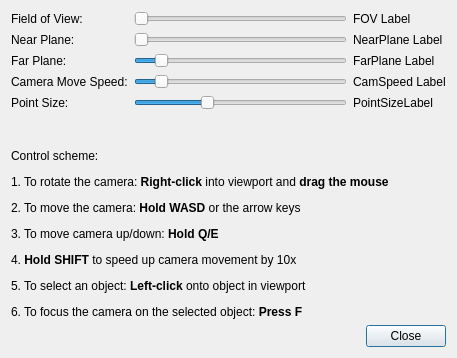
<?xml version="1.0" encoding="UTF-8"?>
<ui version="4.0">
 <class>CameraDlg</class>
 <widget class="QDialog" name="CameraDlg">
  <property name="geometry">
   <rect>
    <x>0</x>
    <y>0</y>
    <width>457</width>
    <height>358</height>
   </rect>
  </property>
  <property name="windowTitle">
   <string>Camera Settings</string>
  </property>
  <layout class="QVBoxLayout" name="verticalLayout">
   <item>
    <layout class="QGridLayout" name="gridLayout">
     <item row="1" column="1">
      <widget class="QSlider" name="NearPlaneSlider">
       <property name="accessibleName">
        <string>Near plane distance</string>
       </property>
       <property name="minimum">
        <number>1</number>
       </property>
       <property name="maximum">
        <number>1000</number>
       </property>
       <property name="value">
        <number>1</number>
       </property>
       <property name="orientation">
        <enum>Qt::Horizontal</enum>
       </property>
      </widget>
     </item>
     <item row="3" column="2">
      <widget class="QLabel" name="CamSpeedLabel">
       <property name="text">
        <string>CamSpeed Label</string>
       </property>
      </widget>
     </item>
     <item row="2" column="1">
      <widget class="QSlider" name="FarPlaneSlider">
       <property name="accessibleName">
        <string>Far plane distance</string>
       </property>
       <property name="minimum">
        <number>10</number>
       </property>
       <property name="maximum">
        <number>10000</number>
       </property>
       <property name="value">
        <number>1000</number>
       </property>
       <property name="orientation">
        <enum>Qt::Horizontal</enum>
       </property>
      </widget>
     </item>
     <item row="2" column="0">
      <widget class="QLabel" name="label_5">
       <property name="text">
        <string>Far Plane:</string>
       </property>
      </widget>
     </item>
     <item row="1" column="0">
      <widget class="QLabel" name="label_4">
       <property name="text">
        <string>Near Plane:</string>
       </property>
      </widget>
     </item>
     <item row="3" column="0">
      <widget class="QLabel" name="label_2">
       <property name="text">
        <string>Camera Move Speed:</string>
       </property>
      </widget>
     </item>
     <item row="3" column="1">
      <widget class="QSlider" name="CamMoveSpeedSlider">
       <property name="accessibleName">
        <string>Camera move speed</string>
       </property>
       <property name="minimum">
        <number>1</number>
       </property>
       <property name="maximum">
        <number>10000</number>
       </property>
       <property name="value">
        <number>1000</number>
       </property>
       <property name="orientation">
        <enum>Qt::Horizontal</enum>
       </property>
      </widget>
     </item>
     <item row="0" column="2">
      <widget class="QLabel" name="FovLabel">
       <property name="minimumSize">
        <size>
         <width>90</width>
         <height>0</height>
        </size>
       </property>
       <property name="text">
        <string>FOV Label</string>
       </property>
      </widget>
     </item>
     <item row="0" column="0">
      <widget class="QLabel" name="label">
       <property name="text">
        <string>Field of View:</string>
       </property>
      </widget>
     </item>
     <item row="2" column="2">
      <widget class="QLabel" name="FarPlaneLabel">
       <property name="text">
        <string>FarPlane Label</string>
       </property>
      </widget>
     </item>
     <item row="1" column="2">
      <widget class="QLabel" name="NearPlaneLabel">
       <property name="text">
        <string>NearPlane Label</string>
       </property>
      </widget>
     </item>
     <item row="0" column="1">
      <widget class="QSlider" name="FieldOfViewSlider">
       <property name="accessibleName">
        <string>Field of view</string>
       </property>
       <property name="minimum">
        <number>15</number>
       </property>
       <property name="maximum">
        <number>160</number>
       </property>
       <property name="orientation">
        <enum>Qt::Horizontal</enum>
       </property>
      </widget>
     </item>
     <item row="4" column="0">
      <widget class="QLabel" name="label_6">
       <property name="text">
        <string>Point Size:</string>
       </property>
      </widget>
     </item>
     <item row="4" column="1">
      <widget class="QSlider" name="PointSizeSlider">
       <property name="accessibleName">
        <string>Point Size</string>
       </property>
       <property name="minimum">
        <number>0</number>
       </property>
       <property name="maximum">
        <number>15</number>
       </property>
       <property name="pageStep">
        <number>5</number>
       </property>
       <property name="value">
        <number>5</number>
       </property>
       <property name="orientation">
        <enum>Qt::Horizontal</enum>
       </property>
      </widget>
     </item>
     <item row="4" column="2">
      <widget class="QLabel" name="PointSizeLabel">
       <property name="text">
        <string>PointSizeLabel</string>
       </property>
      </widget>
     </item>
    </layout>
   </item>
   <item>
    <spacer name="verticalSpacer">
     <property name="orientation">
      <enum>Qt::Vertical</enum>
     </property>
     <property name="sizeHint" stdset="0">
      <size>
       <width>20</width>
       <height>59</height>
      </size>
     </property>
    </spacer>
   </item>
   <item>
    <widget class="QLabel" name="label_3">
     <property name="text">
      <string>&lt;html&gt;&lt;head/&gt;&lt;body&gt;&lt;p&gt;Control scheme:&lt;/p&gt;&lt;p&gt;1. To rotate the camera: &lt;span style=&quot; font-weight:600;&quot;&gt;Right-click&lt;/span&gt; into viewport and&lt;span style=&quot; font-weight:600;&quot;&gt; drag the mouse&lt;/span&gt;&lt;/p&gt;&lt;p&gt;2. To move the camera: &lt;span style=&quot; font-weight:600;&quot;&gt;Hold WASD&lt;/span&gt; or the arrow keys&lt;/p&gt;&lt;p&gt;3. To move camera up/down: &lt;span style=&quot; font-weight:600;&quot;&gt;Hold Q/E&lt;/span&gt;&lt;/p&gt;&lt;p&gt;4. &lt;span style=&quot; font-weight:600;&quot;&gt;Hold SHIFT&lt;/span&gt; to speed up camera movement by 10x&lt;/p&gt;&lt;p&gt;5. To select an object: &lt;span style=&quot; font-weight:600;&quot;&gt;Left-click&lt;/span&gt; onto object in viewport&lt;/p&gt;&lt;p&gt;6. To focus the camera on the selected object: &lt;span style=&quot; font-weight:600;&quot;&gt;Press F&lt;/span&gt;&lt;/p&gt;&lt;/body&gt;&lt;/html&gt;</string>
     </property>
     <property name="textFormat">
      <enum>Qt::RichText</enum>
     </property>
    </widget>
   </item>
   <item>
    <widget class="QDialogButtonBox" name="Buttons">
     <property name="standardButtons">
      <set>QDialogButtonBox::Close</set>
     </property>
    </widget>
   </item>
  </layout>
 </widget>
 <tabstops>
  <tabstop>FieldOfViewSlider</tabstop>
  <tabstop>NearPlaneSlider</tabstop>
  <tabstop>FarPlaneSlider</tabstop>
  <tabstop>CamMoveSpeedSlider</tabstop>
 </tabstops>
 <resources>
  <include location="../../Resources/ArrtApplication.qrc"/>
 </resources>
 <connections/>
</ui>
